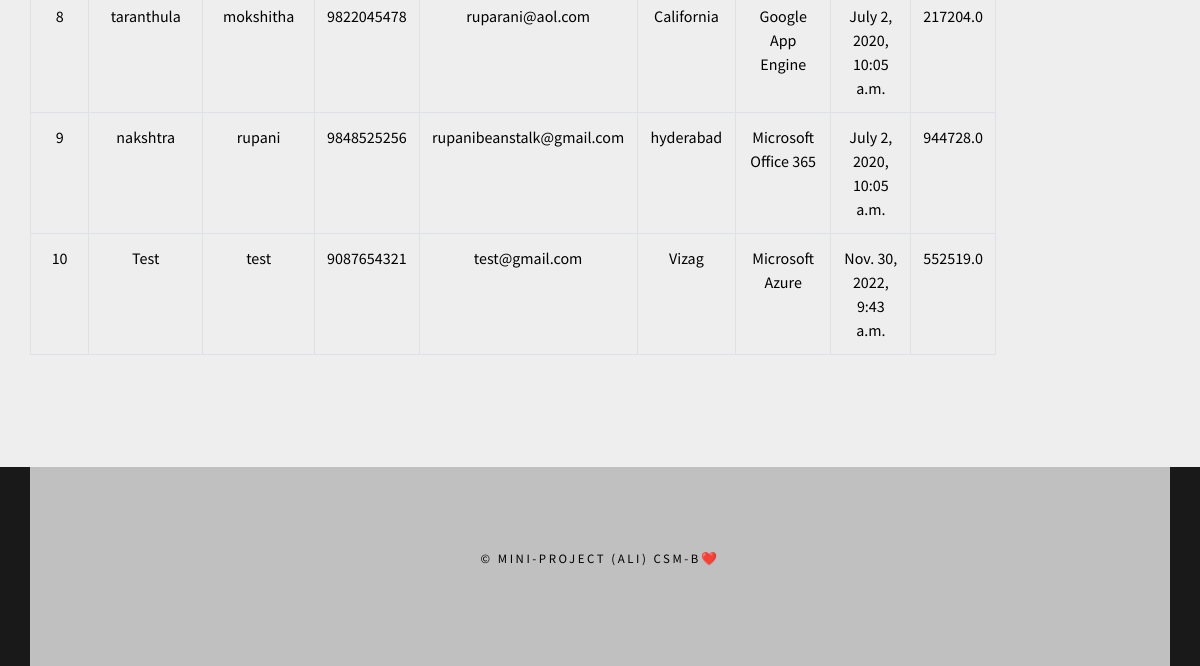
Page /CloudCSPAdding/ (lower part) on the earlier database version.
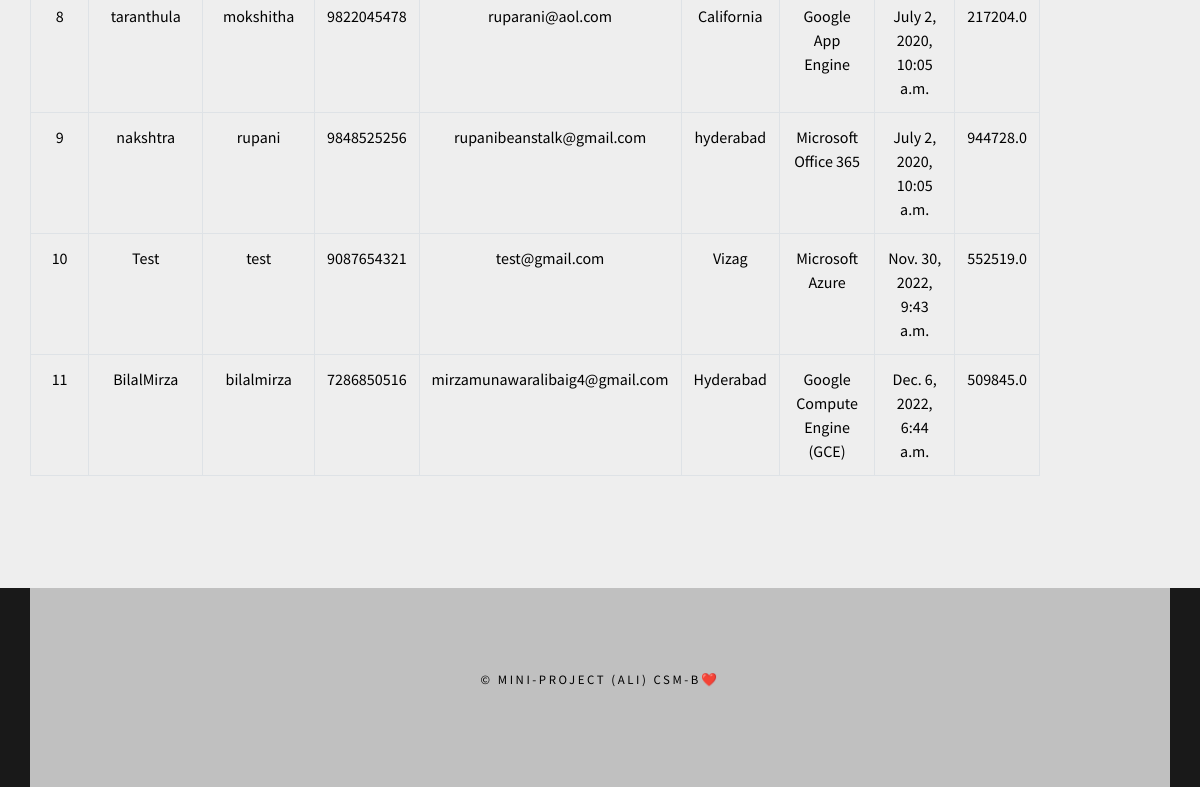
Same page on the later database version.
### cloud/models.py (models this page shows, shortened)
class CspRegisterModel(models.Model):
    name = models.CharField(max_length=100)
    loginid = models.CharField(unique=True, max_length=100)
    password = models.CharField(max_length=100)
    mobile = models.CharField(unique=True,max_length=100)
    email = models.CharField(unique=True,max_length=100)
    locality = models.CharField(max_length=100)
    service = models.CharField(max_length=100)
    cdate = models.DateTimeField(auto_now_add=True)
    price = models.FloatField()
    class Meta:
        db_table = 'CspUsers'

### cloud/views.py (the view)
# urls.py: path('CloudCSPAdding/',cloud.CloudCSPAdding,name='CloudCSPAdding'),
def CloudCSPAdding(request):
    csp = CspRegisterModel.objects.all()
    return render(request,'clouds/CloudCSP.html',{'csp':csp})

### assets/templates/clouds/CloudCSP.html (shortened to what this page needs)
{% extends 'clouds/CloudBase.html'%}
{%load static%}
{%block contents%}
<div id="page-wrapper">
    <div class="container" id="page">
        <div id="content">
        <table class="table table-bordered">
    <tbody>
    {% for i in csp %}
        <tr style="color: Black">
        <td>{{forloop.counter}}</td>
        <td>{{i.name}}</td>
        <td>{{i.loginid}}</td>
        <td>{{i.mobile}}</td>
        <td>{{i.email}}</td>
        <td>{{i.locality}}</td>
        <td>{{i.service}}</td>
        <td>{{i.cdate}}</td>
        <td style="font:BOLD">{{i.price}}</td>
    </tr>
    {% endfor %}
    </tbody>
    </table>
    </div>
    </div>
</div>
{%endblock%}

Differences in the rows shown:
added CspRegisterModel: name "BilalMirza", loginid "bilalmirza", mobile "7286850516", email "mirzamunawaralibaig4@gmail.com", locality "Hyderabad", service "Google Compute Engine (GCE)", cdate "Dec. 6, 2022, 6:44 a.m.", price "509845.0"
